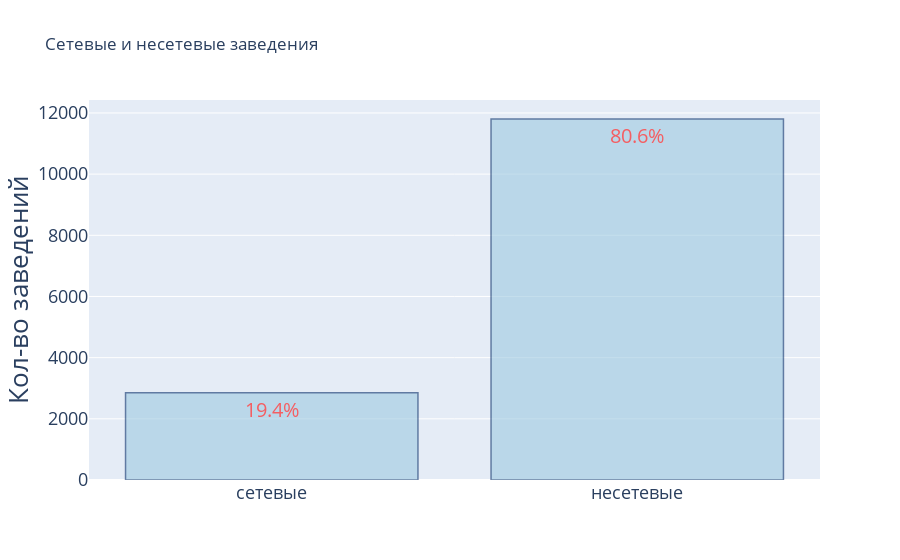

Source (notebook cell):
### Markdown cell above
Наиболее распространены кафе - 40 %, столовые и рестораны представлены практически в одинаковых долях - около 15 %, предприятия быстрого обслуживания занимают долю около 13 %, замыкает Топ-5 бары - немногим более 5 %.
### Соотношение сетевых и несетевых заведений

### Code cell
graph_2 = moscow_rest.groupby('chain')['id'].count().reset_index()
graph_2 = graph_2.replace({'да':'сетевые','нет':'несетевые'})
graph_2.columns = ['chain','number']
total = graph_2['number'].sum()
graph_2['ratio'] = graph_2['number'] / total
fig = go.Figure(data = [go.Bar(x = graph_2['chain'], y = graph_2['number'],
                               text = ['{:.1%}'.format(graph_2['ratio'][0]),
                                       '{:.1%}'.format(graph_2['ratio'][1])],
                               textposition = 'inside',
                               textfont = dict(
                                   size = 20,
                                   color = 'red'
                               )
            )
                       ]
               )
fig.update_traces(marker_color='rgb(158,202,225)', marker_line_color='rgb(8,48,107)',
                  marker_line_width=1.5, opacity=0.6)
fig.update_layout(
    title_text='Сетевые и несетевые заведения', 
    yaxis = dict(
        tickmode = 'linear',
        tick0 = 0,
        dtick = 2000,
        tickformat = 'int',
        tickfont_size=18,
        title = go.layout.yaxis.Title(
            text= 'Кол-во заведений',
            font_size = 26
        )
    ),
    xaxis = dict(
        tickfont_size = 18
    )
)
fig.show()

### Figure 1 — Plotly figure (JSON) as saved in the notebook; plotly's stock layout.template omitted (floating-point values rounded to 4 significant figures)
{"data": [{"marker": {"color": "rgb(158,202,225)", "line": {"color": "rgb(8,48,107)", "width": 1.5}}, "opacity": 0.6, "text": ["19.4%", "80.6%"], "textfont": {"color": "red", "size": 20}, "textposition": "inside", "type": "bar", "x": ["сетевые", "несетевые"], "y": [2849, 11802]}], "layout": {"title": {"text": "Сетевые и несетевые заведения"}, "xaxis": {"tickfont": {"size": 18}}, "yaxis": {"dtick": 2000, "tick0": 0, "tickfont": {"size": 18}, "tickformat": "int", "tickmode": "linear", "title": {"font": {"size": 26}, "text": "Кол-во заведений"}}}}
